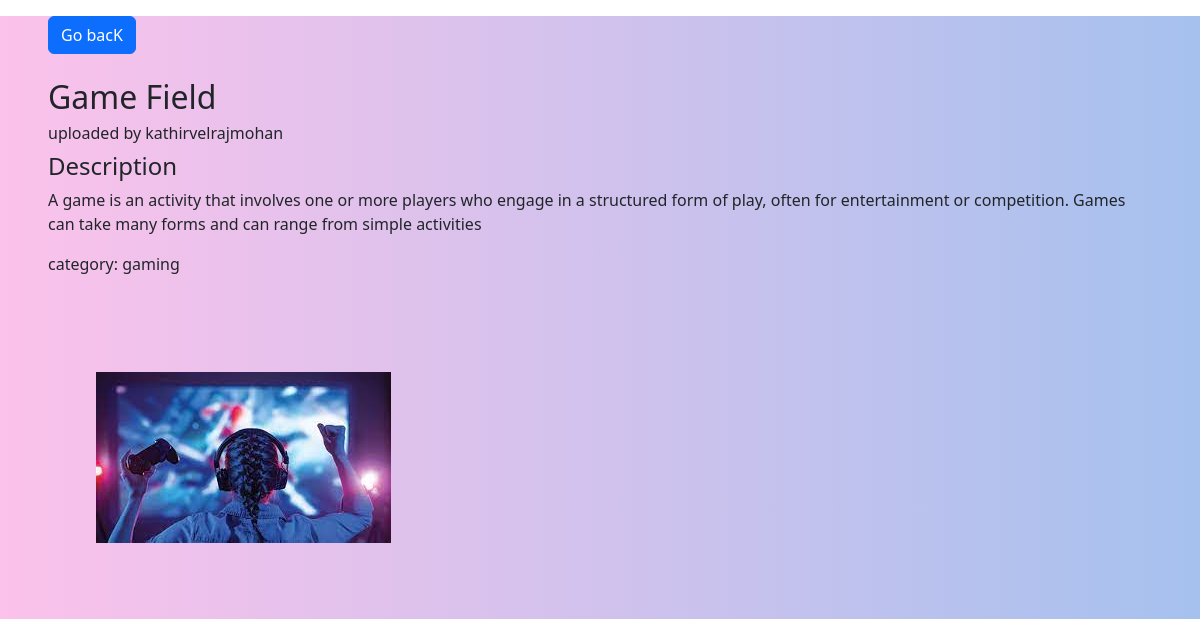
Screenshot of /view/1/ with the database file from the repository.
### main/models.py (models this page shows, shortened)
class photo(models.Model):
    user = models.ForeignKey(User,null = True,blank=True,on_delete=models.CASCADE)
    categories = models.ForeignKey(addcategory,null=True,blank=True,on_delete=models.SET_NULL)
    title = models.CharField(max_length=50,null=True,blank=True)
    description = models.TextField(max_length=200,null=True,blank=True)
    image = models.ImageField(null=True,blank=True)

class addcategory(models.Model):
    class Meta:
        verbose_name = 'addcategory'
        verbose_name_plural = 'addcategories'
    category = models.CharField(max_length=50,null=True,blank=True)
    def __str__(self):
        return self.category

### main/views.py (the view)
# urls.py: path('view/<str:pk>/',views.viewPhoto,name = "view-photo"),
def viewPhoto(request,pk):
    photos = photo.objects.get(id=pk)
    categories = addcategory.objects.all()
    context = {
        'category' : categories,
        'photos' : photos
    }
    return render(request,'photo.html',context)

### templates/photo.html
{% extends 'base.html'%}
{% block content %}
<div class = "mx-5 my-3">
    <a href="{% url 'home' %}" class = "btn btn-primary mb-4">Go bacK</a>
    <h2>{{photos.title}}</h2>
    <h6>uploaded by {{photos.user}}</h6>
    <h4>Description</h4>
    <p>{{photos.description}}</p>
    <p>category: {{photos.categories}}</p>
    <div class = "preview-img mt-5 mb-5">
        <img src="{{photos.image.url}}" class = "img-fluid p-5" alt="Responsive image">
    </div>
</div>
{%endblock%}

### static/css/style.css (style rules this page uses)
html, body { height: 100%; }

### rows the page displays
photo: title "Game Field", user "kathirvelrajmohan", description "A game is an activity that involves one or more players who engage in a structured form of play, often for entertainment or competition. Games can take many forms and can range from simple activities", categories "gaming", image (picture)
